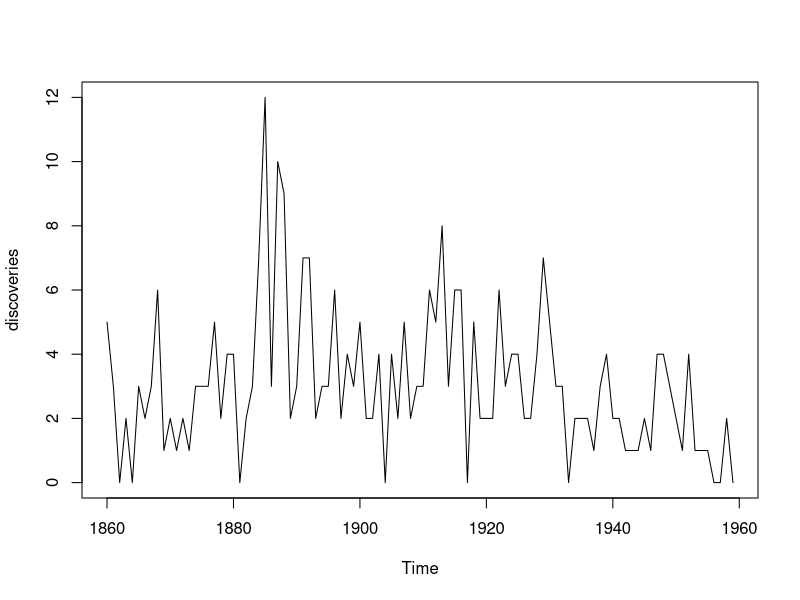
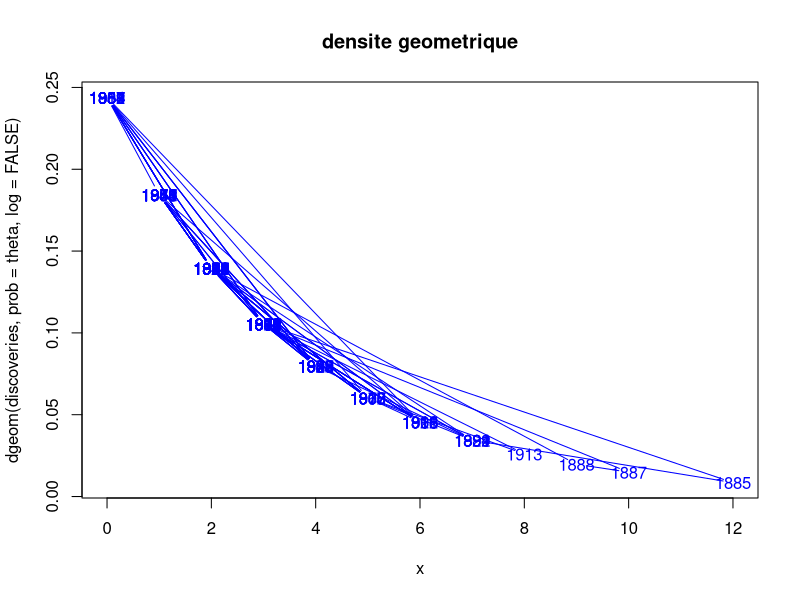
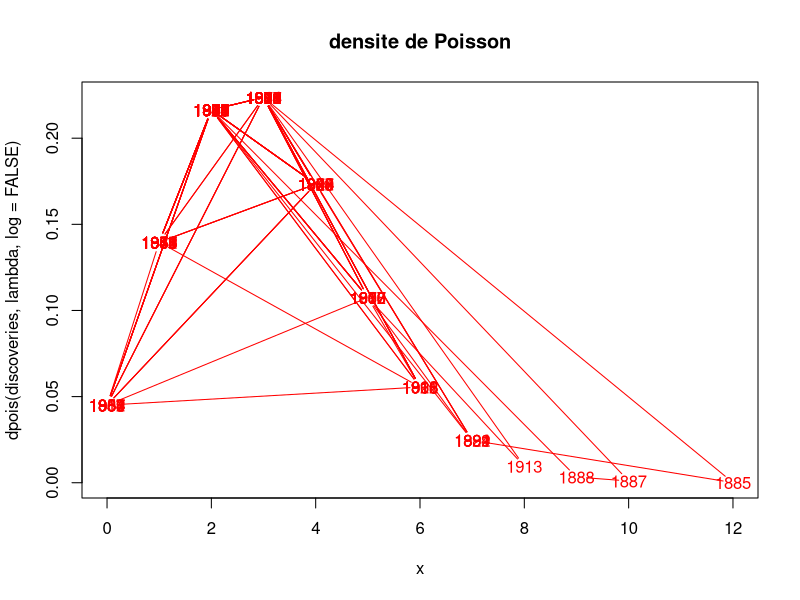
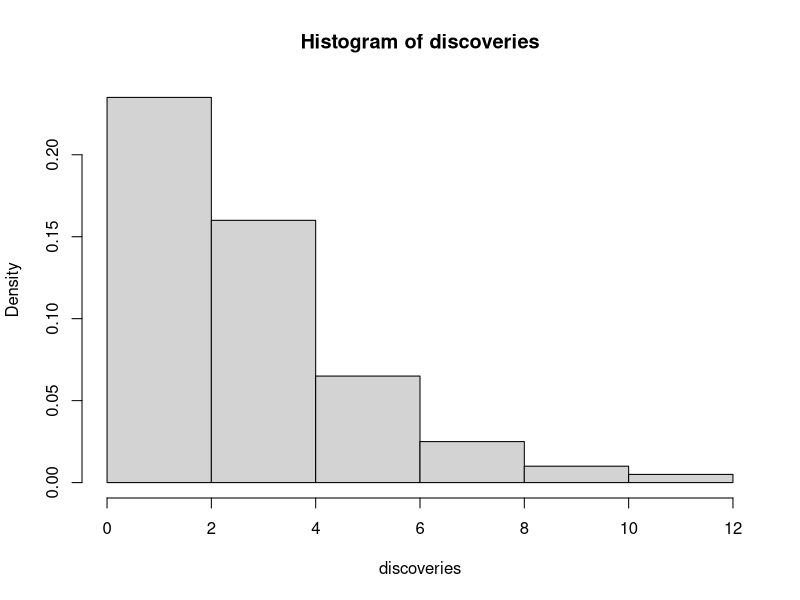
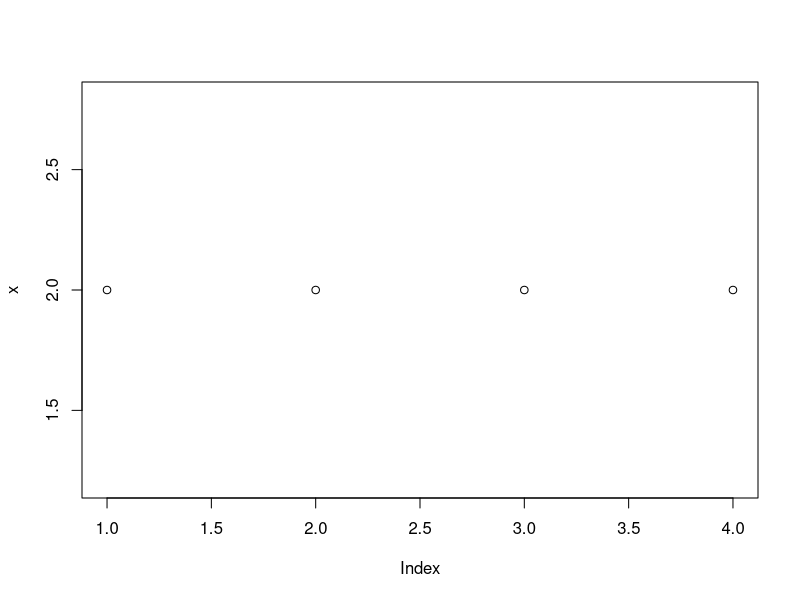
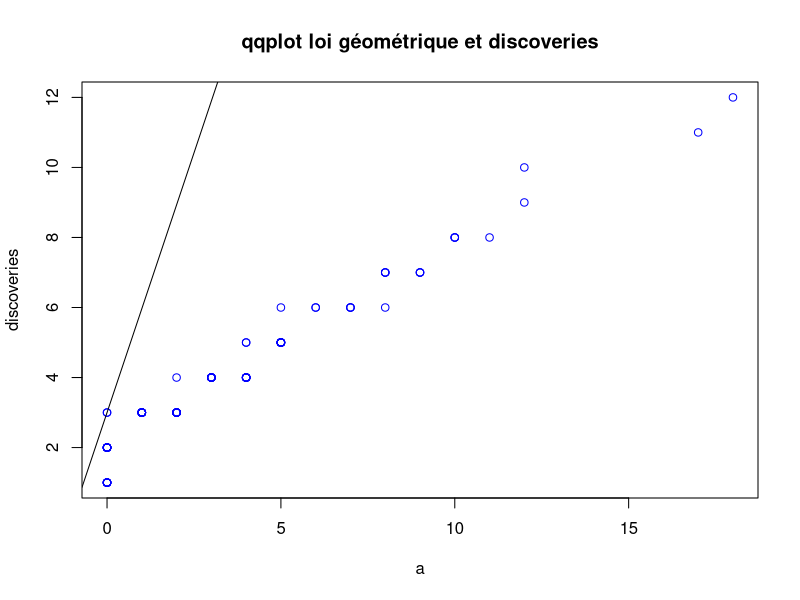
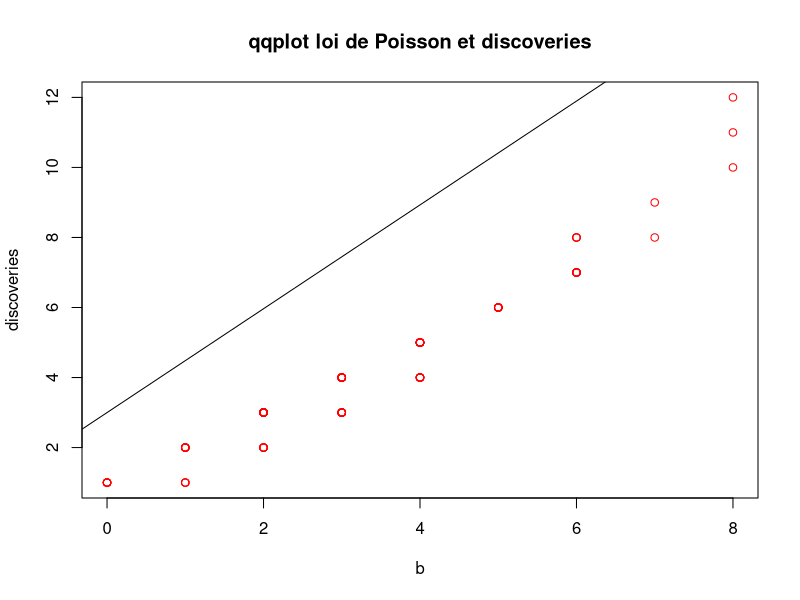
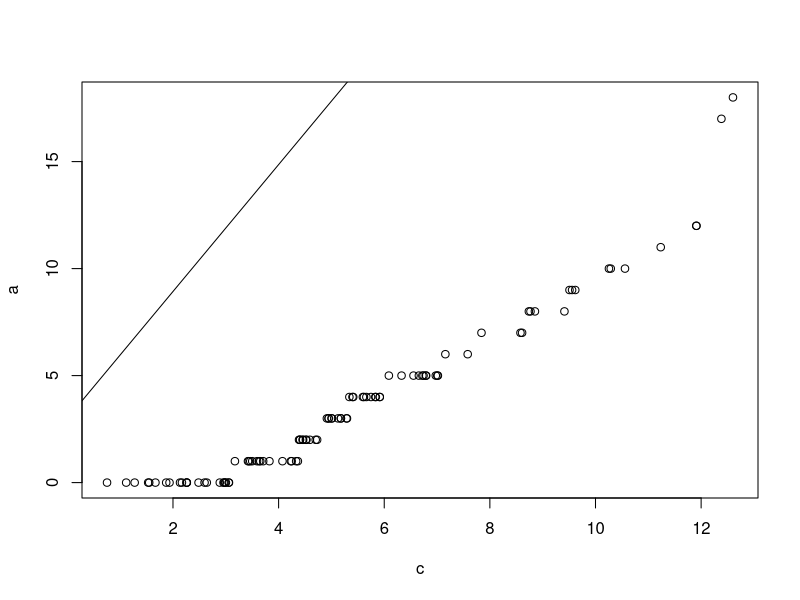

Write R code to recreate these figures, in order.
## ---- chunk 1
data("discoveries")
plot(discoveries)
## ---- chunk 2
#calcul de la moyenne et de la variance empirique du jeu de donnees
m = mean (discoveries)
v = var (discoveries)
print("moyenne empirique=")
print(m)
print("variance empirique=")
print(v)

#calcul à partir de l'estimateur de la loi géomtrique
n = length(discoveries)
S = 0 
for (i in (1:n)) {
  S <- S + discoveries[i]
}

theta = 1/((1/n)*S +1)
moy_geom = (1/n)*S + 1 ##1/theta
var_geom = (1-theta)/(theta**2)
print ('moyenne geometrique=')
print(moy_geom)
print('variance geometrique=')
print(var_geom)

#calcul à partir de l'estimateur de la loi de Poisson
lambda = (1/n)*S
moy_poisson = lambda
var_poisson = lambda
print('moyenne et variance de Poisson = ')  
print(lambda)

## ---- chunk 3
#d<- density(discoveries)
#View(discoveries)
x = discoveries
plot(x, dgeom(discoveries, prob = theta, log=FALSE), main = 'densite geometrique', col='blue')
plot(x, dpois(discoveries, lambda, log = FALSE), main = 'densite de Poisson', col='red')
hist(discoveries, probability = TRUE)
#lines(d, col='black')

#plot(x,y1,type="l",col="red")
#lines(x,y2,col="green")
## ---- chunk 4
library(ggplot2)
#x<-discoveries
#plot(x, qgeom(discoveries, theta), main='quantile inverse geom', col='blue')
#plot(x, qpois(discoveries, lambda), main='poisson', col='blue')
##attention aux invalid prob

#theta
#discoveries
#x<- sort(discoveries, decreasing = FALSE)
quantile_geom <- qgeom(discoveries, theta, lower.tail = TRUE, log.p = FALSE)

#plot(discoveries[i], quantile_geom[i/(n+1)], main = 'qq plot')


#1er quantile : i = 1
n <- length(discoveries)
summary(discoveries)

frst_quant <- summary(discoveries)[2]
thrd_quant <- summary(discoveries)[5]

x <- array(frst_quant, thrd_quant)
#y <- probleme 
plot(x, )

## ---- chunk 5
##Utilisation de la fonction qqplot
#preparation des données
discoveries <- as.factor(discoveries)
head(discoveries)
a<-rgeom(n, theta)
b<-rpois(n, lambda)
qqplot(a, discoveries, main= 'qqplot loi géométrique et discoveries', col='blue')
qqline(a)
qqplot(b, discoveries, main= 'qqplot loi de Poisson et discoveries', col='red')
qqline(b)
## ---- chunk 6
c<-rchisq(n, 6, ncp=0.05)

qqplot(c, a)
qqline(a)
qqplot(c,b)
qqline(b)
#qqline(a, col='red')
#qqline(b, col='blue')
#qqline(c, col='grey')
